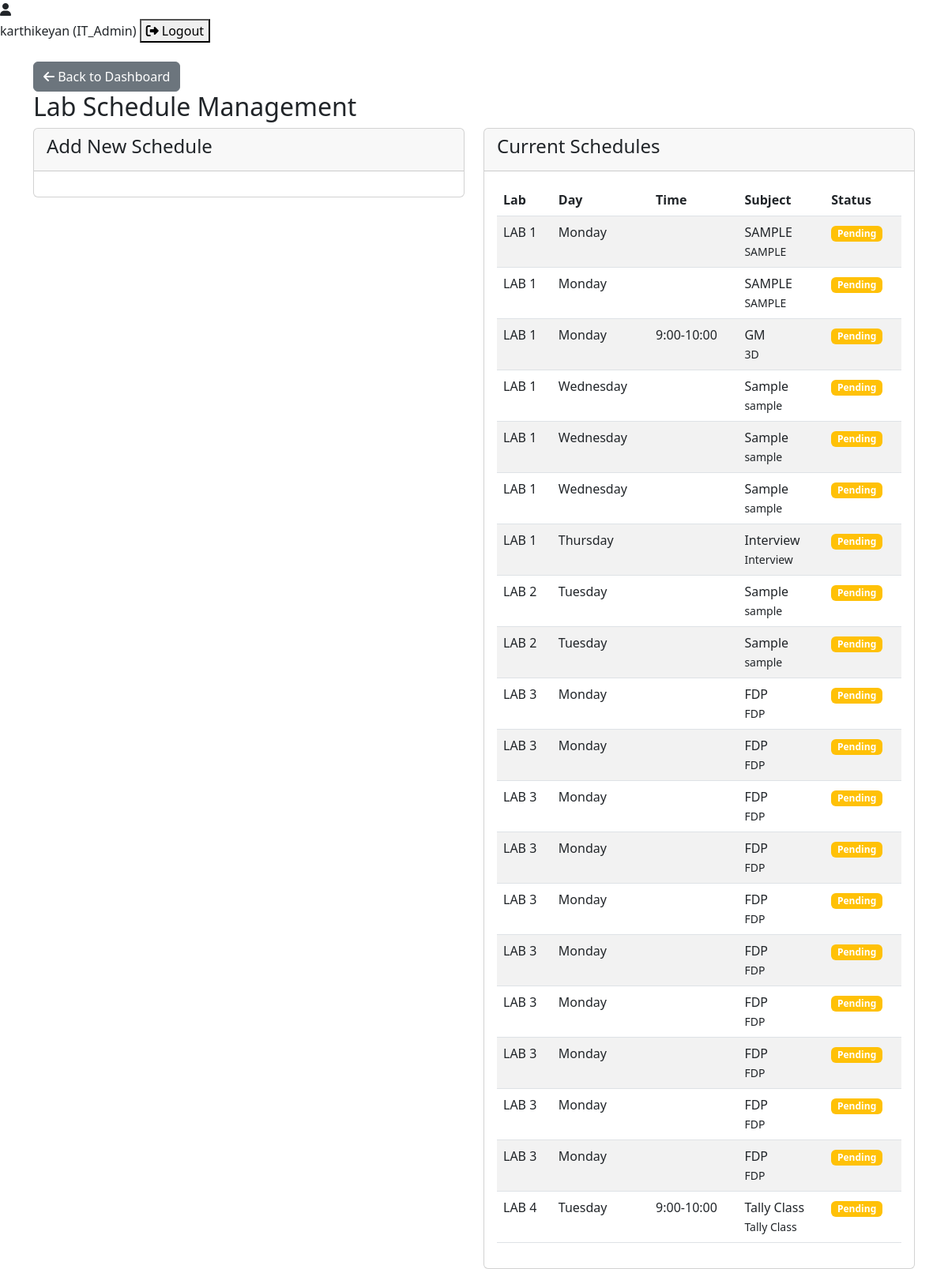
The page /add_labschedule_admin.php (signed in) on the database its author committed.
### tables this page shows
CREATE TABLE `employee` (
  `emp_id` int(11) NOT NULL,
  `emp_code` varchar(20) DEFAULT NULL,
  `emp_name` varchar(100) DEFAULT NULL,
  `email` varchar(100) DEFAULT NULL,
  `password` varchar(255) DEFAULT NULL,
  `designation` enum('Lead','Sr SA','SA','IT_Admin','Lab_incharge','HOD','FI','User') DEFAULT NULL,
  `department` varchar(100) DEFAULT NULL,
  `status` enum('Active','Inactive') DEFAULT 'Active'
);

CREATE TABLE `lab_schedule` (
  `schedule_id` int(11) NOT NULL,
  `lab_id` int(11) NOT NULL COMMENT 'References location_id from location table',
  `day_of_week` enum('Monday','Tuesday','Wednesday','Thursday','Friday','Saturday') NOT NULL,
  `time_slot` enum('8:00-9:00','9:00-10:00','10:00-11:00','11:00-12:00','12:00-13:00','13:00-14:00','14:00-15:00','15:00-16:00','16:00-17:00') NOT NULL,
  `subject_code` varchar(20) DEFAULT NULL,
  `subject_name` varchar(100) DEFAULT NULL,
  `faculty_name` varchar(100) DEFAULT NULL,
  `faculty_email` varchar(100) DEFAULT NULL,
  `class_group` varchar(50) DEFAULT NULL,
  `semester` varchar(20) DEFAULT NULL,
  `academic_year` varchar(20) DEFAULT NULL,
  `created_by` int(11) NOT NULL,
  `created_at` timestamp NOT NULL DEFAULT current_timestamp(),
  `updated_at` timestamp NOT NULL DEFAULT current_timestamp() ON UPDATE current_timestamp()
);

CREATE TABLE `location` (
  `location_id` int(11) NOT NULL,
  `location_name` varchar(100) DEFAULT NULL,
  `category_id` int(11) DEFAULT NULL
);

### add_labschedule_admin.php (the view, shortened to what this page needs)
<?php
require_once 'config.php';
$currentUser = [];
$user_id = $_SESSION['user_id'];
$query = "SELECT emp_name, designation FROM employee WHERE emp_id = ?";
if ($stmt = $conn->prepare($query)) {
    $stmt->bind_param("i", $user_id);
    $stmt->execute();
    $result = $stmt->get_result();
    if ($result->num_rows > 0) {
        $currentUser = $result->fetch_assoc();
    }
}
$schedules = [];
$query = "SELECT ls.*, l.location_name, e.emp_name as created_by_name
          FROM lab_schedule ls
          JOIN location l ON ls.lab_id = l.location_id
          JOIN employee e ON ls.created_by = e.emp_id
          ORDER BY l.location_name, ls.day_of_week, ls.time_slot";
$result = $conn->query($query);
if ($result) {
    $schedules = $result->fetch_all(MYSQLI_ASSOC);
}
?>
<!DOCTYPE html>
<html lang="en">
<head>
    <link href="https://cdn.jsdelivr.net/npm/bootstrap@5.3.0/dist/css/bootstrap.min.css" rel="stylesheet">
    <link rel="stylesheet" href="https://cdnjs.cloudflare.com/ajax/libs/font-awesome/6.4.0/css/all.min.css">
</head>
<body>
    <div class="user-info">
        <div class="user-icon">
            <i class="fas fa-user"></i>
        </div>
        <div>
            <span><?php echo htmlspecialchars($currentUser['emp_name']); ?> (<?php echo htmlspecialchars($currentUser['designation']); ?>)</span>
            <form action="logout.php" method="post" style="display: inline;">
                <button type="submit" class="logout-btn">
                    <i class="fas fa-sign-out-alt"></i> Logout
                </button>
            </form>
        </div>
    </div>
    <div class="container mt-4">
        <a href="dashboard.php" class="btn btn-secondary back-btn">
            <i class="fas fa-arrow-left"></i> Back to Dashboard
        </a>
        <h2>Lab Schedule Management</h2>
        <div class="row">
            <div class="col-md-6">
                <div class="card mb-4">
                    <div class="card-header">
                        <h4>Add New Schedule</h4>
                    </div>
                    <div class="card-body">
                    </div>
                </div>
            </div>
            <div class="col-md-6">
                <div class="card">
                    <div class="card-header">
                        <h4>Current Schedules</h4>
                    </div>
                    <div class="card-body">
                        <?php if (empty($schedules)): ?>
                            <p>No schedules found.</p>
                        <?php else: ?>
                            <div class="table-responsive">
                                <table class="table table-striped">
                                    <thead>
                                        <tr>
                                            <th>Lab</th>
                                            <th>Day</th>
                                            <th>Time</th>
                                            <th>Subject</th>
                                            <th>Status</th>
                                        </tr>
                                    </thead>
                                    <tbody>
                                        <?php foreach ($schedules as $schedule): ?>
                                            <tr>
                                                <td><?php echo htmlspecialchars($schedule['location_name']); ?></td>
                                                <td><?php echo htmlspecialchars($schedule['day_of_week']); ?></td>
                                                <td><?php echo htmlspecialchars($schedule['time_slot']); ?></td>
                                                <td>
                                                    <?php echo htmlspecialchars($schedule['subject_code']); ?><br>
                                                    <small><?php echo htmlspecialchars($schedule['subject_name']); ?></small>
                                                </td>
                                                <td>
                                                    <span class="badge bg-<?php
                                                        switch($schedule['status'] ?? 'Pending') {
                                                            default: echo 'warning';
                                                        }
                                                    ?>">
                                                        <?php echo htmlspecialchars($schedule['status'] ?? 'Pending'); ?>
                                                    </span>
                                                </td>
                                            </tr>
                                        <?php endforeach; ?>
                                    </tbody>
                                </table>
                            </div>
                        <?php endif; ?>
                    </div>
                </div>
            </div>
        </div>
    </div>
</body>
</html>

### rows shown on the page
employee: emp_name "karthikeyan", designation "IT_Admin"
lab_schedule: lab.location_name "LAB 1", day_of_week "Monday", subject_code "SAMPLE", subject_name "SAMPLE", status "Pending"
lab_schedule: lab.location_name "LAB 1", day_of_week "Monday", subject_code "SAMPLE", subject_name "SAMPLE", status "Pending"
lab_schedule: lab.location_name "LAB 1", day_of_week "Monday", time_slot "9:00-10:00", subject_code "GM", subject_name "3D", status "Pending"
lab_schedule: lab.location_name "LAB 1", day_of_week "Wednesday", subject_code "Sample", subject_name "sample", status "Pending"
lab_schedule: lab.location_name "LAB 1", day_of_week "Wednesday", subject_code "Sample", subject_name "sample", status "Pending"
lab_schedule: lab.location_name "LAB 1", day_of_week "Wednesday", subject_code "Sample", subject_name "sample", status "Pending"
lab_schedule: lab.location_name "LAB 1", day_of_week "Thursday", subject_code "Interview", subject_name "Interview", status "Pending"
lab_schedule: lab.location_name "LAB 2", day_of_week "Tuesday", subject_code "Sample", subject_name "sample", status "Pending"
lab_schedule: lab.location_name "LAB 2", day_of_week "Tuesday", subject_code "Sample", subject_name "sample", status "Pending"
lab_schedule: lab.location_name "LAB 3", day_of_week "Monday", subject_code "FDP", subject_name "FDP", status "Pending"
lab_schedule: lab.location_name "LAB 3", day_of_week "Monday", subject_code "FDP", subject_name "FDP", status "Pending"
lab_schedule: lab.location_name "LAB 3", day_of_week "Monday", subject_code "FDP", subject_name "FDP", status "Pending"
lab_schedule: lab.location_name "LAB 3", day_of_week "Monday", subject_code "FDP", subject_name "FDP", status "Pending"
lab_schedule: lab.location_name "LAB 3", day_of_week "Monday", subject_code "FDP", subject_name "FDP", status "Pending"
lab_schedule: lab.location_name "LAB 3", day_of_week "Monday", subject_code "FDP", subject_name "FDP", status "Pending"
lab_schedule: lab.location_name "LAB 3", day_of_week "Monday", subject_code "FDP", subject_name "FDP", status "Pending"
lab_schedule: lab.location_name "LAB 3", day_of_week "Monday", subject_code "FDP", subject_name "FDP", status "Pending"
lab_schedule: lab.location_name "LAB 3", day_of_week "Monday", subject_code "FDP", subject_name "FDP", status "Pending"
lab_schedule: lab.location_name "LAB 3", day_of_week "Monday", subject_code "FDP", subject_name "FDP", status "Pending"
lab_schedule: lab.location_name "LAB 4", day_of_week "Tuesday", time_slot "9:00-10:00", subject_code "Tally Class", subject_name "Tally Class", status "Pending"
